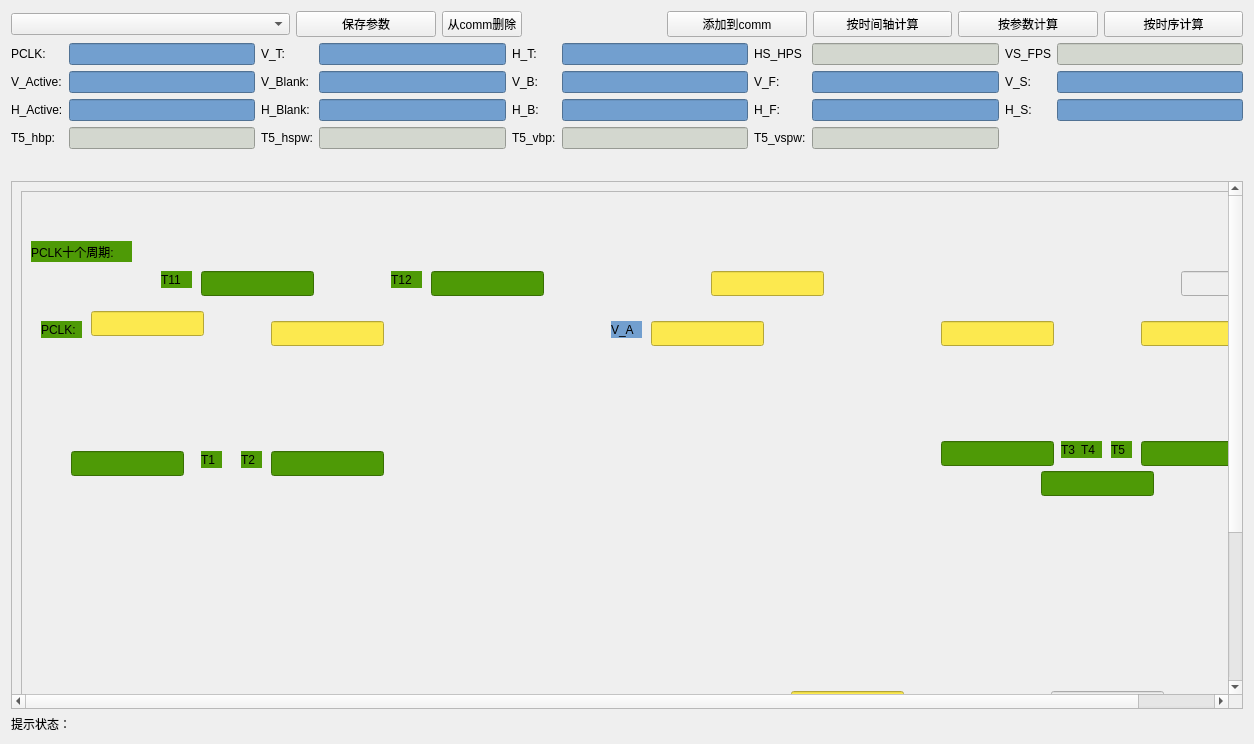
<?xml version="1.0" encoding="UTF-8"?>
<ui version="4.0">
 <class>TimmingForm</class>
 <widget class="QWidget" name="TimmingForm">
  <property name="geometry">
   <rect>
    <x>0</x>
    <y>0</y>
    <width>1254</width>
    <height>744</height>
   </rect>
  </property>
  <property name="windowTitle">
   <string>Form</string>
  </property>
  <layout class="QGridLayout" name="gridLayout">
   <item row="0" column="0">
    <layout class="QVBoxLayout" name="verticalLayout" stretch="1,10,1,20">
     <item>
      <layout class="QHBoxLayout" name="horizontalLayout_2" stretch="2,1,0,1,1,1,1,1">
       <item>
        <widget class="QComboBox" name="comboBox"/>
       </item>
       <item>
        <widget class="QPushButton" name="pushButton">
         <property name="text">
          <string>保存参数</string>
         </property>
        </widget>
       </item>
       <item>
        <widget class="QPushButton" name="pushButton_3">
         <property name="text">
          <string>从comm删除</string>
         </property>
        </widget>
       </item>
       <item>
        <spacer name="horizontalSpacer">
         <property name="orientation">
          <enum>Qt::Horizontal</enum>
         </property>
         <property name="sizeHint" stdset="0">
          <size>
           <width>40</width>
           <height>20</height>
          </size>
         </property>
        </spacer>
       </item>
       <item>
        <widget class="QPushButton" name="pushButton_2">
         <property name="text">
          <string>添加到comm</string>
         </property>
        </widget>
       </item>
       <item>
        <widget class="QPushButton" name="pushButton_Time">
         <property name="text">
          <string>按时间轴计算</string>
         </property>
        </widget>
       </item>
       <item>
        <widget class="QPushButton" name="pushButton_Param">
         <property name="text">
          <string>按参数计算</string>
         </property>
        </widget>
       </item>
       <item>
        <widget class="QPushButton" name="pushButton_Timming">
         <property name="text">
          <string>按时序计算</string>
         </property>
        </widget>
       </item>
      </layout>
     </item>
     <item>
      <layout class="QGridLayout" name="gridLayout_2">
       <item row="3" column="3">
        <widget class="QLineEdit" name="lineEdit_Param_HBlank">
         <property name="styleSheet">
          <string notr="true">background-color: rgb(114, 159, 207);</string>
         </property>
        </widget>
       </item>
       <item row="0" column="8">
        <widget class="QLabel" name="label_19">
         <property name="text">
          <string>VS_FPS</string>
         </property>
        </widget>
       </item>
       <item row="2" column="0">
        <widget class="QLabel" name="label_2">
         <property name="text">
          <string>V_Active:</string>
         </property>
        </widget>
       </item>
       <item row="0" column="7">
        <widget class="QLineEdit" name="lineEdit_Param_HS_HPS">
         <property name="enabled">
          <bool>true</bool>
         </property>
         <property name="styleSheet">
          <string notr="true">background-color: rgb(211, 215, 207);</string>
         </property>
        </widget>
       </item>
       <item row="2" column="1">
        <widget class="QLineEdit" name="lineEdit_Param_VActive">
         <property name="styleSheet">
          <string notr="true">background-color: rgb(114, 159, 207);</string>
         </property>
        </widget>
       </item>
       <item row="3" column="1">
        <widget class="QLineEdit" name="lineEdit_Param_HActive">
         <property name="styleSheet">
          <string notr="true">background-color: rgb(114, 159, 207);</string>
         </property>
        </widget>
       </item>
       <item row="0" column="1">
        <widget class="QLineEdit" name="lineEdit_Param_PCLK">
         <property name="styleSheet">
          <string notr="true">background-color: rgb(114, 159, 207);</string>
         </property>
         <property name="text">
          <string/>
         </property>
        </widget>
       </item>
       <item row="2" column="6">
        <widget class="QLabel" name="label_4">
         <property name="text">
          <string>V_F:</string>
         </property>
        </widget>
       </item>
       <item row="3" column="9">
        <widget class="QLineEdit" name="lineEdit_Param_HS">
         <property name="styleSheet">
          <string notr="true">background-color: rgb(114, 159, 207);</string>
         </property>
        </widget>
       </item>
       <item row="0" column="4">
        <widget class="QLabel" name="label_12">
         <property name="text">
          <string>H_T:</string>
         </property>
        </widget>
       </item>
       <item row="0" column="5">
        <widget class="QLineEdit" name="lineEdit_Param_HT">
         <property name="styleSheet">
          <string notr="true">background-color: rgb(114, 159, 207);</string>
         </property>
         <property name="text">
          <string/>
         </property>
        </widget>
       </item>
       <item row="3" column="2">
        <widget class="QLabel" name="label_9">
         <property name="text">
          <string>H_Blank:</string>
         </property>
        </widget>
       </item>
       <item row="2" column="8">
        <widget class="QLabel" name="label_6">
         <property name="text">
          <string>V_S:</string>
         </property>
        </widget>
       </item>
       <item row="0" column="0">
        <widget class="QLabel" name="label">
         <property name="text">
          <string>PCLK:</string>
         </property>
        </widget>
       </item>
       <item row="2" column="4">
        <widget class="QLabel" name="label_5">
         <property name="text">
          <string>V_B:</string>
         </property>
        </widget>
       </item>
       <item row="3" column="8">
        <widget class="QLabel" name="label_13">
         <property name="text">
          <string>H_S:</string>
         </property>
        </widget>
       </item>
       <item row="2" column="3">
        <widget class="QLineEdit" name="lineEdit_Param_VBlank">
         <property name="styleSheet">
          <string notr="true">background-color: rgb(114, 159, 207);</string>
         </property>
        </widget>
       </item>
       <item row="3" column="5">
        <widget class="QLineEdit" name="lineEdit_Param_HB">
         <property name="styleSheet">
          <string notr="true">background-color: rgb(114, 159, 207);</string>
         </property>
        </widget>
       </item>
       <item row="0" column="3">
        <widget class="QLineEdit" name="lineEdit_Param_VT">
         <property name="styleSheet">
          <string notr="true">background-color: rgb(114, 159, 207);</string>
         </property>
         <property name="text">
          <string/>
         </property>
        </widget>
       </item>
       <item row="2" column="7">
        <widget class="QLineEdit" name="lineEdit_Param_VF">
         <property name="styleSheet">
          <string notr="true">background-color: rgb(114, 159, 207);</string>
         </property>
         <property name="text">
          <string/>
         </property>
        </widget>
       </item>
       <item row="2" column="5">
        <widget class="QLineEdit" name="lineEdit_Param_VB">
         <property name="styleSheet">
          <string notr="true">background-color: rgb(114, 159, 207);</string>
         </property>
         <property name="text">
          <string/>
         </property>
        </widget>
       </item>
       <item row="3" column="0">
        <widget class="QLabel" name="label_8">
         <property name="text">
          <string>H_Active:</string>
         </property>
        </widget>
       </item>
       <item row="3" column="6">
        <widget class="QLabel" name="label_11">
         <property name="text">
          <string>H_F:</string>
         </property>
        </widget>
       </item>
       <item row="3" column="4">
        <widget class="QLabel" name="label_10">
         <property name="text">
          <string>H_B:</string>
         </property>
        </widget>
       </item>
       <item row="2" column="2">
        <widget class="QLabel" name="label_3">
         <property name="text">
          <string>V_Blank:</string>
         </property>
        </widget>
       </item>
       <item row="2" column="9">
        <widget class="QLineEdit" name="lineEdit_Param_VS">
         <property name="styleSheet">
          <string notr="true">background-color: rgb(114, 159, 207);</string>
         </property>
        </widget>
       </item>
       <item row="3" column="7">
        <widget class="QLineEdit" name="lineEdit_Param_HF">
         <property name="styleSheet">
          <string notr="true">background-color: rgb(114, 159, 207);</string>
         </property>
        </widget>
       </item>
       <item row="0" column="2">
        <widget class="QLabel" name="label_7">
         <property name="text">
          <string>V_T:</string>
         </property>
        </widget>
       </item>
       <item row="0" column="9">
        <widget class="QLineEdit" name="lineEdit_Param_VS_FPS">
         <property name="enabled">
          <bool>true</bool>
         </property>
         <property name="styleSheet">
          <string notr="true">background-color: rgb(211, 215, 207);</string>
         </property>
        </widget>
       </item>
       <item row="0" column="6">
        <widget class="QLabel" name="label_18">
         <property name="text">
          <string>HS_HPS</string>
         </property>
        </widget>
       </item>
       <item row="4" column="0">
        <widget class="QLabel" name="label_20">
         <property name="text">
          <string>T5_hbp: </string>
         </property>
        </widget>
       </item>
       <item row="4" column="2">
        <widget class="QLabel" name="label_21">
         <property name="text">
          <string>T5_hspw:</string>
         </property>
        </widget>
       </item>
       <item row="4" column="1">
        <widget class="QLineEdit" name="lineEdit_Param_t5_hbp">
         <property name="styleSheet">
          <string notr="true">background-color: rgb(211, 215, 207);</string>
         </property>
        </widget>
       </item>
       <item row="4" column="3">
        <widget class="QLineEdit" name="lineEdit_Param_t5_hspw">
         <property name="styleSheet">
          <string notr="true">background-color: rgb(211, 215, 207);</string>
         </property>
        </widget>
       </item>
       <item row="4" column="4">
        <widget class="QLabel" name="label_22">
         <property name="text">
          <string>T5_vbp:</string>
         </property>
        </widget>
       </item>
       <item row="4" column="5">
        <widget class="QLineEdit" name="lineEdit_Param_t5_vbp">
         <property name="styleSheet">
          <string notr="true">background-color: rgb(211, 215, 207);</string>
         </property>
        </widget>
       </item>
       <item row="4" column="7">
        <widget class="QLineEdit" name="lineEdit_Param_t5_vspw">
         <property name="styleSheet">
          <string notr="true">background-color: rgb(211, 215, 207);</string>
         </property>
        </widget>
       </item>
       <item row="4" column="6">
        <widget class="QLabel" name="label_23">
         <property name="text">
          <string>T5_vspw:</string>
         </property>
        </widget>
       </item>
      </layout>
     </item>
     <item>
      <spacer name="verticalSpacer">
       <property name="orientation">
        <enum>Qt::Vertical</enum>
       </property>
       <property name="sizeHint" stdset="0">
        <size>
         <width>20</width>
         <height>40</height>
        </size>
       </property>
      </spacer>
     </item>
     <item>
      <widget class="QScrollArea" name="scrollArea">
       <property name="styleSheet">
        <string notr="true"/>
       </property>
       <property name="widgetResizable">
        <bool>true</bool>
       </property>
       <widget class="QWidget" name="scrollAreaWidgetContents">
        <property name="geometry">
         <rect>
          <x>-80</x>
          <y>-38</y>
          <width>1298</width>
          <height>736</height>
         </rect>
        </property>
        <layout class="QGridLayout" name="gridLayout_3">
         <item row="1" column="0">
          <widget class="QFrame" name="frame">
           <property name="minimumSize">
            <size>
             <width>1280</width>
             <height>718</height>
            </size>
           </property>
           <property name="maximumSize">
            <size>
             <width>1280</width>
             <height>720</height>
            </size>
           </property>
           <property name="styleSheet">
            <string notr="true">QFrame#frame{
 		border-image: url(:/assert/2021-07-31-15-32-32.png);
}
</string>
           </property>
           <property name="frameShape">
            <enum>QFrame::StyledPanel</enum>
           </property>
           <property name="frameShadow">
            <enum>QFrame::Raised</enum>
           </property>
           <widget class="QLineEdit" name="lineEdit_Timming_VT">
            <property name="geometry">
             <rect>
              <x>690</x>
              <y>80</y>
              <width>113</width>
              <height>25</height>
             </rect>
            </property>
            <property name="styleSheet">
             <string notr="true">background-color: rgb(252, 233, 79);</string>
            </property>
           </widget>
           <widget class="QLineEdit" name="lineEdit_Timming_VB">
            <property name="geometry">
             <rect>
              <x>250</x>
              <y>130</y>
              <width>113</width>
              <height>25</height>
             </rect>
            </property>
            <property name="styleSheet">
             <string notr="true">background-color: rgb(252, 233, 79);</string>
            </property>
           </widget>
           <widget class="QLineEdit" name="lineEdit_Timming_VBlank">
            <property name="enabled">
             <bool>false</bool>
            </property>
            <property name="geometry">
             <rect>
              <x>1160</x>
              <y>80</y>
              <width>113</width>
              <height>25</height>
             </rect>
            </property>
           </widget>
           <widget class="QLineEdit" name="lineEdit_Timming_VF">
            <property name="geometry">
             <rect>
              <x>920</x>
              <y>130</y>
              <width>113</width>
              <height>25</height>
             </rect>
            </property>
            <property name="styleSheet">
             <string notr="true">background-color: rgb(252, 233, 79);</string>
            </property>
           </widget>
           <widget class="QLineEdit" name="lineEdit_Timming_VS">
            <property name="geometry">
             <rect>
              <x>1120</x>
              <y>130</y>
              <width>113</width>
              <height>25</height>
             </rect>
            </property>
            <property name="styleSheet">
             <string notr="true">background-color: rgb(252, 233, 79);</string>
            </property>
           </widget>
           <widget class="QLineEdit" name="lineEdit_Timming_HB">
            <property name="geometry">
             <rect>
              <x>330</x>
              <y>560</y>
              <width>113</width>
              <height>25</height>
             </rect>
            </property>
            <property name="styleSheet">
             <string notr="true">background-color: rgb(252, 233, 79);</string>
            </property>
           </widget>
           <widget class="QLineEdit" name="lineEdit_Timming_HT">
            <property name="geometry">
             <rect>
              <x>770</x>
              <y>500</y>
              <width>113</width>
              <height>25</height>
             </rect>
            </property>
            <property name="styleSheet">
             <string notr="true">background-color: rgb(252, 233, 79);</string>
            </property>
           </widget>
           <widget class="QLineEdit" name="lineEdit_Timming_HBlank">
            <property name="enabled">
             <bool>false</bool>
            </property>
            <property name="geometry">
             <rect>
              <x>1030</x>
              <y>500</y>
              <width>113</width>
              <height>25</height>
             </rect>
            </property>
           </widget>
           <widget class="QLineEdit" name="lineEdit_Timming_HF">
            <property name="geometry">
             <rect>
              <x>760</x>
              <y>560</y>
              <width>113</width>
              <height>25</height>
             </rect>
            </property>
            <property name="styleSheet">
             <string notr="true">background-color: rgb(252, 233, 79);</string>
            </property>
           </widget>
           <widget class="QLineEdit" name="lineEdit_Timming_HS">
            <property name="geometry">
             <rect>
              <x>960</x>
              <y>560</y>
              <width>113</width>
              <height>25</height>
             </rect>
            </property>
            <property name="styleSheet">
             <string notr="true">background-color: rgb(252, 233, 79);</string>
            </property>
           </widget>
           <widget class="QLineEdit" name="lineEdit_Timming_PCLK">
            <property name="geometry">
             <rect>
              <x>70</x>
              <y>120</y>
              <width>113</width>
              <height>25</height>
             </rect>
            </property>
            <property name="styleSheet">
             <string notr="true">background-color: rgb(252, 233, 79);</string>
            </property>
            <property name="text">
             <string/>
            </property>
           </widget>
           <widget class="QLabel" name="label_14">
            <property name="geometry">
             <rect>
              <x>20</x>
              <y>130</y>
              <width>41</width>
              <height>17</height>
             </rect>
            </property>
            <property name="styleSheet">
             <string notr="true">background-color: rgb(78, 154, 6);</string>
            </property>
            <property name="text">
             <string>PCLK:</string>
            </property>
           </widget>
           <widget class="QLabel" name="label_T1">
            <property name="geometry">
             <rect>
              <x>180</x>
              <y>260</y>
              <width>21</width>
              <height>17</height>
             </rect>
            </property>
            <property name="styleSheet">
             <string notr="true">background-color: rgb(78, 154, 6);</string>
            </property>
            <property name="text">
             <string>T1</string>
            </property>
           </widget>
           <widget class="QLineEdit" name="lineEdit_Time_T1">
            <property name="geometry">
             <rect>
              <x>50</x>
              <y>260</y>
              <width>113</width>
              <height>25</height>
             </rect>
            </property>
            <property name="styleSheet">
             <string notr="true">background-color: rgb(78, 154, 6);</string>
            </property>
           </widget>
           <widget class="QLabel" name="label_T2">
            <property name="geometry">
             <rect>
              <x>220</x>
              <y>260</y>
              <width>21</width>
              <height>17</height>
             </rect>
            </property>
            <property name="styleSheet">
             <string notr="true">background-color: rgb(78, 154, 6);</string>
            </property>
            <property name="text">
             <string>T2</string>
            </property>
           </widget>
           <widget class="QLineEdit" name="lineEdit_Time_T2">
            <property name="geometry">
             <rect>
              <x>250</x>
              <y>260</y>
              <width>113</width>
              <height>25</height>
             </rect>
            </property>
            <property name="styleSheet">
             <string notr="true">background-color: rgb(78, 154, 6);</string>
            </property>
           </widget>
           <widget class="QLabel" name="label_T3">
            <property name="geometry">
             <rect>
              <x>1040</x>
              <y>250</y>
              <width>21</width>
              <height>17</height>
             </rect>
            </property>
            <property name="styleSheet">
             <string notr="true">background-color: rgb(78, 154, 6);</string>
            </property>
            <property name="text">
             <string>T3</string>
            </property>
           </widget>
           <widget class="QLabel" name="label_T4">
            <property name="geometry">
             <rect>
              <x>1060</x>
              <y>250</y>
              <width>21</width>
              <height>17</height>
             </rect>
            </property>
            <property name="styleSheet">
             <string notr="true">background-color: rgb(78, 154, 6);</string>
            </property>
            <property name="text">
             <string>T4</string>
            </property>
           </widget>
           <widget class="QLabel" name="label_T5">
            <property name="geometry">
             <rect>
              <x>1090</x>
              <y>250</y>
              <width>21</width>
              <height>17</height>
             </rect>
            </property>
            <property name="styleSheet">
             <string notr="true">background-color: rgb(78, 154, 6);</string>
            </property>
            <property name="text">
             <string>T5</string>
            </property>
           </widget>
           <widget class="QLineEdit" name="lineEdit_Time_T3">
            <property name="geometry">
             <rect>
              <x>920</x>
              <y>250</y>
              <width>113</width>
              <height>25</height>
             </rect>
            </property>
            <property name="styleSheet">
             <string notr="true">background-color: rgb(78, 154, 6);</string>
            </property>
           </widget>
           <widget class="QLineEdit" name="lineEdit_Time_T5">
            <property name="geometry">
             <rect>
              <x>1120</x>
              <y>250</y>
              <width>113</width>
              <height>25</height>
             </rect>
            </property>
            <property name="styleSheet">
             <string notr="true">background-color: rgb(78, 154, 6);</string>
            </property>
           </widget>
           <widget class="QLineEdit" name="lineEdit_Time_T4">
            <property name="geometry">
             <rect>
              <x>1020</x>
              <y>280</y>
              <width>113</width>
              <height>25</height>
             </rect>
            </property>
            <property name="styleSheet">
             <string notr="true">background-color: rgb(78, 154, 6);</string>
            </property>
           </widget>
           <widget class="QLabel" name="label_T6">
            <property name="geometry">
             <rect>
              <x>260</x>
              <y>690</y>
              <width>21</width>
              <height>17</height>
             </rect>
            </property>
            <property name="styleSheet">
             <string notr="true">background-color: rgb(78, 154, 6);</string>
            </property>
            <property name="text">
             <string>T6</string>
            </property>
           </widget>
           <widget class="QLabel" name="label_T7">
            <property name="geometry">
             <rect>
              <x>340</x>
              <y>690</y>
              <width>21</width>
              <height>17</height>
             </rect>
            </property>
            <property name="styleSheet">
             <string notr="true">background-color: rgb(78, 154, 6);</string>
            </property>
            <property name="text">
             <string>T7</string>
            </property>
           </widget>
           <widget class="QLabel" name="label_T8">
            <property name="geometry">
             <rect>
              <x>870</x>
              <y>670</y>
              <width>21</width>
              <height>17</height>
             </rect>
            </property>
            <property name="styleSheet">
             <string notr="true">background-color: rgb(78, 154, 6);</string>
            </property>
            <property name="text">
             <string>T8</string>
            </property>
           </widget>
           <widget class="QLabel" name="label_T9">
            <property name="geometry">
             <rect>
              <x>920</x>
              <y>660</y>
              <width>21</width>
              <height>17</height>
             </rect>
            </property>
            <property name="styleSheet">
             <string notr="true">background-color: rgb(78, 154, 6);</string>
            </property>
            <property name="text">
             <string>T9</string>
            </property>
           </widget>
           <widget class="QLabel" name="label_T10">
            <property name="geometry">
             <rect>
              <x>970</x>
              <y>660</y>
              <width>31</width>
              <height>17</height>
             </rect>
            </property>
            <property name="styleSheet">
             <string notr="true">background-color: rgb(78, 154, 6);</string>
            </property>
            <property name="text">
             <string>T10</string>
            </property>
           </widget>
           <widget class="QLineEdit" name="lineEdit_Time_T6">
            <property name="geometry">
             <rect>
              <x>140</x>
              <y>690</y>
              <width>113</width>
              <height>25</height>
             </rect>
            </property>
            <property name="styleSheet">
             <string notr="true">background-color: rgb(78, 154, 6);</string>
            </property>
           </widget>
           <widget class="QLineEdit" name="lineEdit_Time_T7">
            <property name="geometry">
             <rect>
              <x>370</x>
              <y>690</y>
              <width>113</width>
              <height>25</height>
             </rect>
            </property>
            <property name="styleSheet">
             <string notr="true">background-color: rgb(78, 154, 6);</string>
            </property>
           </widget>
           <widget class="QLineEdit" name="lineEdit_Time_T8">
            <property name="geometry">
             <rect>
              <x>750</x>
              <y>670</y>
              <width>113</width>
              <height>25</height>
             </rect>
            </property>
            <property name="styleSheet">
             <string notr="true">background-color: rgb(78, 154, 6);</string>
            </property>
           </widget>
           <widget class="QLineEdit" name="lineEdit_Time_T9">
            <property name="geometry">
             <rect>
              <x>910</x>
              <y>690</y>
              <width>113</width>
              <height>25</height>
             </rect>
            </property>
            <property name="styleSheet">
             <string notr="true">background-color: rgb(78, 154, 6);</string>
            </property>
           </widget>
           <widget class="QLineEdit" name="lineEdit_Time_T10">
            <property name="geometry">
             <rect>
              <x>1030</x>
              <y>670</y>
              <width>113</width>
              <height>25</height>
             </rect>
            </property>
            <property name="styleSheet">
             <string notr="true">background-color: rgb(78, 154, 6);</string>
            </property>
           </widget>
           <widget class="QLabel" name="label_15">
            <property name="geometry">
             <rect>
              <x>10</x>
              <y>50</y>
              <width>101</width>
              <height>21</height>
             </rect>
            </property>
            <property name="styleSheet">
             <string notr="true">background-color: rgb(78, 154, 6);</string>
            </property>
            <property name="text">
             <string>PCLK十个周期:</string>
            </property>
           </widget>
           <widget class="QLineEdit" name="lineEdit_Time_T11">
            <property name="geometry">
             <rect>
              <x>180</x>
              <y>80</y>
              <width>113</width>
              <height>25</height>
             </rect>
            </property>
            <property name="styleSheet">
             <string notr="true">background-color: rgb(78, 154, 6);</string>
            </property>
            <property name="text">
             <string/>
            </property>
           </widget>
           <widget class="QLineEdit" name="lineEdit_Time_T12">
            <property name="geometry">
             <rect>
              <x>410</x>
              <y>80</y>
              <width>113</width>
              <height>25</height>
             </rect>
            </property>
            <property name="styleSheet">
             <string notr="true">background-color: rgb(78, 154, 6);</string>
            </property>
            <property name="text">
             <string/>
            </property>
           </widget>
           <widget class="QLabel" name="label_T12">
            <property name="geometry">
             <rect>
              <x>370</x>
              <y>80</y>
              <width>31</width>
              <height>17</height>
             </rect>
            </property>
            <property name="styleSheet">
             <string notr="true">background-color: rgb(78, 154, 6);</string>
            </property>
            <property name="text">
             <string>T12</string>
            </property>
           </widget>
           <widget class="QLabel" name="label_T11">
            <property name="geometry">
             <rect>
              <x>140</x>
              <y>80</y>
              <width>31</width>
              <height>17</height>
             </rect>
            </property>
            <property name="styleSheet">
             <string notr="true">background-color: rgb(78, 154, 6);</string>
            </property>
            <property name="text">
             <string>T11</string>
            </property>
           </widget>
           <widget class="QLineEdit" name="lineEdit_Timming_HActive">
            <property name="geometry">
             <rect>
              <x>560</x>
              <y>560</y>
              <width>113</width>
              <height>25</height>
             </rect>
            </property>
            <property name="styleSheet">
             <string notr="true">background-color: rgb(252, 233, 79);</string>
            </property>
           </widget>
           <widget class="QLabel" name="label_16">
            <property name="geometry">
             <rect>
              <x>530</x>
              <y>560</y>
              <width>31</width>
              <height>17</height>
             </rect>
            </property>
            <property name="styleSheet">
             <string notr="true">background-color: rgb(114, 159, 207);</string>
            </property>
            <property name="text">
             <string>H_A</string>
            </property>
           </widget>
           <widget class="QLineEdit" name="lineEdit_Timming_VActive">
            <property name="geometry">
             <rect>
              <x>630</x>
              <y>130</y>
              <width>113</width>
              <height>25</height>
             </rect>
            </property>
            <property name="styleSheet">
             <string notr="true">background-color: rgb(252, 233, 79);</string>
            </property>
           </widget>
           <widget class="QLabel" name="label_17">
            <property name="geometry">
             <rect>
              <x>590</x>
              <y>130</y>
              <width>31</width>
              <height>17</height>
             </rect>
            </property>
            <property name="styleSheet">
             <string notr="true">background-color: rgb(114, 159, 207);</string>
            </property>
            <property name="text">
             <string>V_A</string>
            </property>
           </widget>
          </widget>
         </item>
        </layout>
       </widget>
      </widget>
     </item>
    </layout>
   </item>
   <item row="2" column="0">
    <widget class="QLabel" name="statusBar">
     <property name="text">
      <string>提示状态：</string>
     </property>
    </widget>
   </item>
  </layout>
 </widget>
 <resources/>
 <connections>
  <connection>
   <sender>pushButton_Timming</sender>
   <signal>clicked()</signal>
   <receiver>TimmingForm</receiver>
   <slot>pushButton_Timming_OnClicked()</slot>
   <hints>
    <hint type="sourcelabel">
     <x>1205</x>
     <y>37</y>
    </hint>
    <hint type="destinationlabel">
     <x>437</x>
     <y>8</y>
    </hint>
   </hints>
  </connection>
  <connection>
   <sender>pushButton_Param</sender>
   <signal>clicked()</signal>
   <receiver>TimmingForm</receiver>
   <slot>pushButton_Param_OnClicked()</slot>
   <hints>
    <hint type="sourcelabel">
     <x>1001</x>
     <y>41</y>
    </hint>
    <hint type="destinationlabel">
     <x>1052</x>
     <y>70</y>
    </hint>
   </hints>
  </connection>
  <connection>
   <sender>pushButton</sender>
   <signal>clicked()</signal>
   <receiver>TimmingForm</receiver>
   <slot>pushButton_SaveParam_OnClicked()</slot>
   <hints>
    <hint type="sourcelabel">
     <x>350</x>
     <y>35</y>
    </hint>
    <hint type="destinationlabel">
     <x>493</x>
     <y>4</y>
    </hint>
   </hints>
  </connection>
  <connection>
   <sender>pushButton_Time</sender>
   <signal>clicked()</signal>
   <receiver>TimmingForm</receiver>
   <slot>pushButton_Time_OnClicked()</slot>
   <hints>
    <hint type="sourcelabel">
     <x>873</x>
     <y>39</y>
    </hint>
    <hint type="destinationlabel">
     <x>834</x>
     <y>-6</y>
    </hint>
   </hints>
  </connection>
  <connection>
   <sender>pushButton_2</sender>
   <signal>clicked()</signal>
   <receiver>TimmingForm</receiver>
   <slot>pushButton_AddComm_OnClicked()</slot>
   <hints>
    <hint type="sourcelabel">
     <x>780</x>
     <y>21</y>
    </hint>
    <hint type="destinationlabel">
     <x>799</x>
     <y>-4</y>
    </hint>
   </hints>
  </connection>
  <connection>
   <sender>comboBox</sender>
   <signal>currentIndexChanged(int)</signal>
   <receiver>TimmingForm</receiver>
   <slot>pushButton_Comm_CurrectItemChange_OnClicked(int)</slot>
   <hints>
    <hint type="sourcelabel">
     <x>47</x>
     <y>23</y>
    </hint>
    <hint type="destinationlabel">
     <x>118</x>
     <y>0</y>
    </hint>
   </hints>
  </connection>
  <connection>
   <sender>pushButton_3</sender>
   <signal>clicked()</signal>
   <receiver>TimmingForm</receiver>
   <slot>pushButton_RemoveComm_OnClicked()</slot>
   <hints>
    <hint type="sourcelabel">
     <x>492</x>
     <y>24</y>
    </hint>
    <hint type="destinationlabel">
     <x>3</x>
     <y>100</y>
    </hint>
   </hints>
  </connection>
 </connections>
 <slots>
  <slot>pushButton_Timming_OnClicked()</slot>
  <slot>pushButton_Param_OnClicked()</slot>
  <slot>pushButton_SaveParam_OnClicked()</slot>
  <slot>pushButton_Time_OnClicked()</slot>
  <slot>pushButton_AddComm_OnClicked()</slot>
  <slot>pushButton_Comm_CurrectItemChange_OnClicked(int)</slot>
  <slot>pushButton_RemoveComm_OnClicked()</slot>
 </slots>
</ui>
